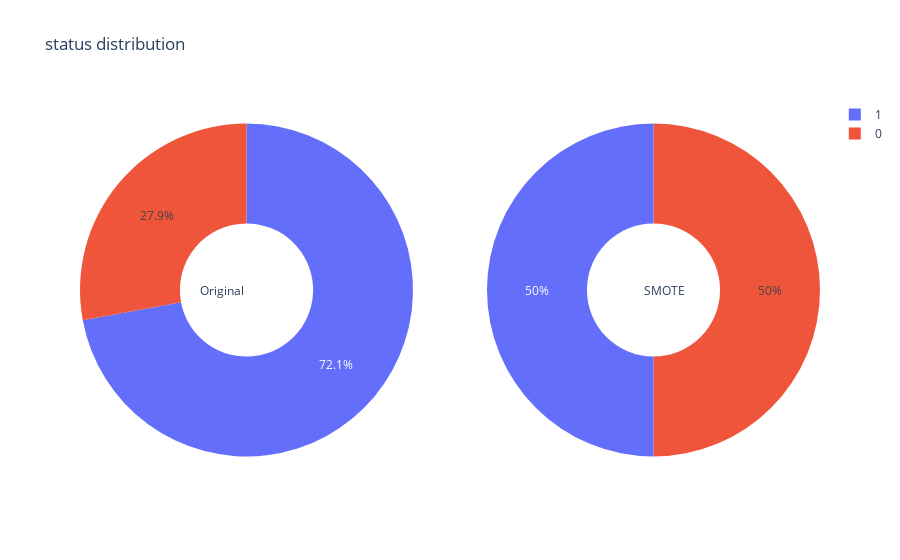

Notebook cell for this chart:
### Code cell
fig = make_subplots(rows=1, cols=2, specs=[[{"type": "pie"}, {"type": "pie"}]])

fig.add_trace(
    go.Pie(labels=list(Counter(y_train).keys()), values=list(Counter(y_train).values()), name='Original df'),
    row=1, col=1
)

fig.add_trace(
    go.Pie(labels=list(Counter(y_sm).keys()), values=list(Counter(y_sm).values()), name='SMOTE df'),
    row=1, col=2
)

fig.update_traces(textposition='inside', hole=.4, hoverinfo="value+percent+name")
fig.update_layout(
    title_text="status distribution",
    # Add annotations in the center of the donut pies.
    annotations=[dict(text='Original', x=0.16, y=0.5, font_size=12, showarrow=False),
                 dict(text='SMOTE', x=0.82, y=0.5, font_size=12, showarrow=False)])
fig.show()

### Figure 1 — Plotly figure (JSON) as saved in the notebook; plotly's stock layout.template omitted (floating-point values rounded to 4 significant figures)
{"data": [{"domain": {"x": [0, 0.45], "y": [0, 1]}, "hole": 0.4, "hoverinfo": "value+percent+name", "labels": [0, 1], "name": "Original df", "textposition": "inside", "type": "pie", "values": [1622, 4188]}, {"domain": {"x": [0.55, 1], "y": [0, 1]}, "hole": 0.4, "hoverinfo": "value+percent+name", "labels": [0, 1], "name": "SMOTE df", "textposition": "inside", "type": "pie", "values": [4188, 4188]}], "layout": {"annotations": [{"font": {"size": 12}, "showarrow": false, "text": "Original", "x": 0.16, "y": 0.5}, {"font": {"size": 12}, "showarrow": false, "text": "SMOTE", "x": 0.82, "y": 0.5}], "title": {"text": "status distribution"}}}
